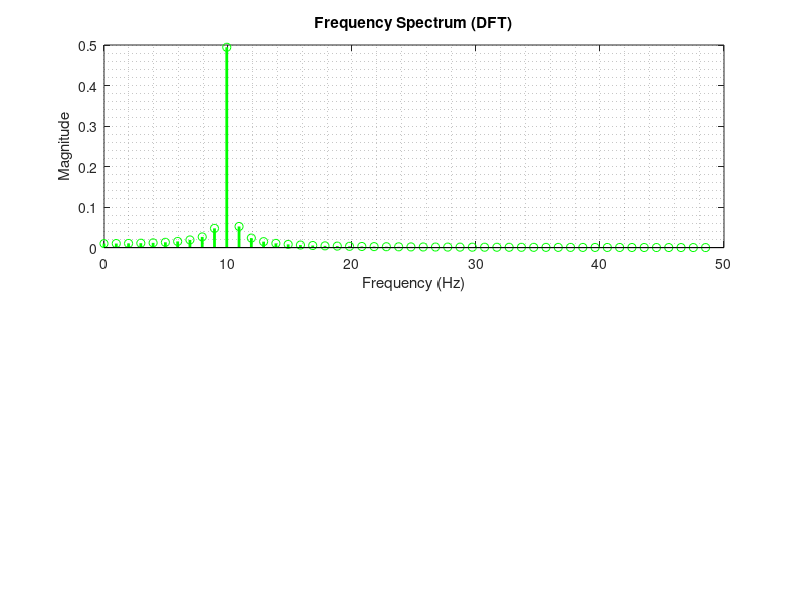

Write the MATLAB code that produced this figure.

clc;
close all;
clear;

fs = 100;
t = 0:1/fs:1;
x = cos(2*pi*10*t);

L = length(x);
S = fft(x);
f = (0:L-1)*(fs/L);
si = ifft(S);

figure;
subplot(2,1,1);
stem(f(1:floor(L/2)), abs(S(1:floor(L/2)))/L, 'g', 'LineWidth', 2);
title('Frequency Spectrum (DFT)');
xlabel('Frequency (Hz)');
ylabel('Magnitude');
grid minor;